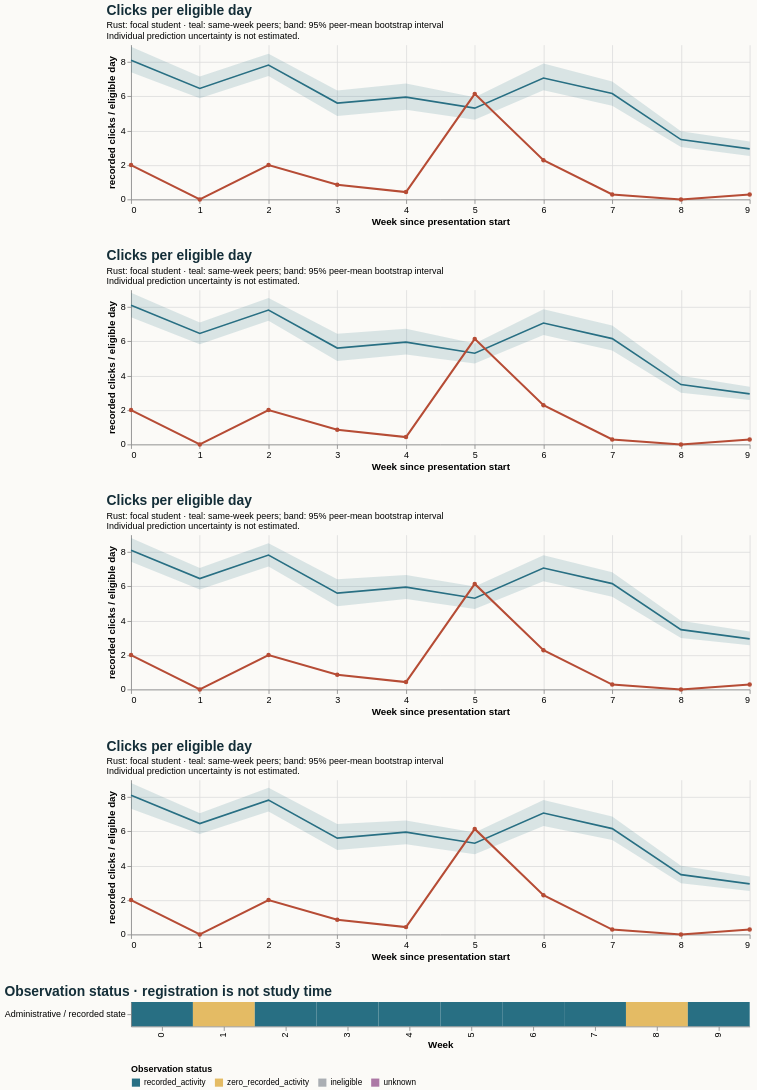

Express this chart as Vega-Lite.
### Vega-Lite specification from a JSON file in a GitHub repository (floating-point values rounded to 4 significant figures)
{"$schema": "https://vega.github.io/schema/vega-lite/v5.20.1.json", "config": {"axis": {"labelFontSize": 11, "titleFontSize": 12}, "background": "#fbfaf7", "font": "sans-serif", "title": {"anchor": "start", "color": "#142e38", "fontSize": 17, "subtitleFontSize": 11}, "view": {"continuousHeight": 300, "continuousWidth": 300, "stroke": null}}, "datasets": {"data-14bbdbaba632130fa4aecacc7265b737": [{"end_day": 6, "focal_value": 2.0, "peer_ci_high": 8.816, "peer_ci_low": 7.425, "peer_mean": 8.1, "peer_observations": 1159, "peer_people": 1159, "reference": "early_stage", "unit": "recorded clicks / eligible day", "week": 0}, {"end_day": 13, "focal_value": 0.0, "peer_ci_high": 7.068, "peer_ci_low": 5.81, "peer_mean": 6.456, "peer_observations": 1151, "peer_people": 1151, "reference": "early_stage", "unit": "recorded clicks / eligible day", "week": 1}, {"end_day": 20, "focal_value": 2.0, "peer_ci_high": 8.511, "peer_ci_low": 7.156, "peer_mean": 7.819, "peer_observations": 1133, "peer_people": 1133, "reference": "early_stage", "unit": "recorded clicks / eligible day", "week": 2}, {"end_day": 27, "focal_value": 0.8571, "peer_ci_high": 6.408, "peer_ci_low": 4.843, "peer_mean": 5.608, "peer_observations": 1125, "peer_people": 1125, "reference": "early_stage", "unit": "recorded clicks / eligible day", "week": 3}, {"end_day": 34, "focal_value": 0.4286, "peer_ci_high": 6.668, "peer_ci_low": 5.257, "peer_mean": 5.954, "peer_observations": 1088, "peer_people": 1088, "reference": "early_stage", "unit": "recorded clicks / eligible day", "week": 4}, {"end_day": 41, "focal_value": 6.143, "peer_ci_high": 5.99, "peer_ci_low": 4.683, "peer_mean": 5.31, "peer_observations": 1081, "peer_people": 1081, "reference": "early_stage", "unit": "recorded clicks / eligible day", "week": 5}, {"end_day": 48, "focal_value": 2.286, "peer_ci_high": 7.809, "peer_ci_low": 6.292, "peer_mean": 7.065, "peer_observations": 1070, "peer_people": 1070, "reference": "early_stage", "unit": "recorded clicks / eligible day", "week": 6}, {"end_day": 55, "focal_value": 0.2857, "peer_ci_high": 6.821, "peer_ci_low": 5.399, "peer_mean": 6.16, "peer_observations": 1054, "peer_people": 1054, "reference": "early_stage", "unit": "recorded clicks / eligible day", "week": 7}, {"end_day": 62, "focal_value": 0.0, "peer_ci_high": 4.0, "peer_ci_low": 2.991, "peer_mean": 3.483, "peer_observations": 1044, "peer_people": 1044, "reference": "early_stage", "unit": "recorded clicks / eligible day", "week": 8}, {"end_day": 69, "focal_value": 0.2857, "peer_ci_high": 3.366, "peer_ci_low": 2.568, "peer_mean": 2.943, "peer_observations": 1027, "peer_people": 1027, "reference": "early_stage", "unit": "recorded clicks / eligible day", "week": 9}], "data-3f200d16b545f04cb5c403bc9452567c": [{"end_day": 6, "focal_value": 2.0, "peer_ci_high": 8.827, "peer_ci_low": 7.397, "peer_mean": 8.1, "peer_observations": 1159, "peer_people": 1159, "reference": "course", "unit": "recorded clicks / eligible day", "week": 0}, {"end_day": 13, "focal_value": 0.0, "peer_ci_high": 7.1, "peer_ci_low": 5.835, "peer_mean": 6.456, "peer_observations": 1151, "peer_people": 1151, "reference": "course", "unit": "recorded clicks / eligible day", "week": 1}, {"end_day": 20, "focal_value": 2.0, "peer_ci_high": 8.515, "peer_ci_low": 7.199, "peer_mean": 7.819, "peer_observations": 1133, "peer_people": 1133, "reference": "course", "unit": "recorded clicks / eligible day", "week": 2}, {"end_day": 27, "focal_value": 0.8571, "peer_ci_high": 6.443, "peer_ci_low": 4.851, "peer_mean": 5.608, "peer_observations": 1125, "peer_people": 1125, "reference": "course", "unit": "recorded clicks / eligible day", "week": 3}, {"end_day": 34, "focal_value": 0.4286, "peer_ci_high": 6.734, "peer_ci_low": 5.232, "peer_mean": 5.954, "peer_observations": 1088, "peer_people": 1088, "reference": "course", "unit": "recorded clicks / eligible day", "week": 4}, {"end_day": 41, "focal_value": 6.143, "peer_ci_high": 5.879, "peer_ci_low": 4.708, "peer_mean": 5.31, "peer_observations": 1081, "peer_people": 1081, "reference": "course", "unit": "recorded clicks / eligible day", "week": 5}, {"end_day": 48, "focal_value": 2.286, "peer_ci_high": 7.873, "peer_ci_low": 6.373, "peer_mean": 7.065, "peer_observations": 1070, "peer_people": 1070, "reference": "course", "unit": "recorded clicks / eligible day", "week": 6}, {"end_day": 55, "focal_value": 0.2857, "peer_ci_high": 6.92, "peer_ci_low": 5.471, "peer_mean": 6.16, "peer_observations": 1054, "peer_people": 1054, "reference": "course", "unit": "recorded clicks / eligible day", "week": 7}, {"end_day": 62, "focal_value": 0.0, "peer_ci_high": 4.002, "peer_ci_low": 3.003, "peer_mean": 3.483, "peer_observations": 1044, "peer_people": 1044, "reference": "course", "unit": "recorded clicks / eligible day", "week": 8}, {"end_day": 69, "focal_value": 0.2857, "peer_ci_high": 3.356, "peer_ci_low": 2.586, "peer_mean": 2.943, "peer_observations": 1027, "peer_people": 1027, "reference": "course", "unit": "recorded clicks / eligible day", "week": 9}], "data-4488dd9c4aa2501051630b1e9a12990b": [{"end_day": 6, "focal_value": 2.0, "peer_ci_high": 8.884, "peer_ci_low": 7.403, "peer_mean": 8.1, "peer_observations": 1159, "peer_people": 1159, "reference": "course", "unit": "recorded clicks / eligible day", "week": 0}, {"end_day": 13, "focal_value": 0.0, "peer_ci_high": 7.155, "peer_ci_low": 5.883, "peer_mean": 6.456, "peer_observations": 1151, "peer_people": 1151, "reference": "course", "unit": "recorded clicks / eligible day", "week": 1}, {"end_day": 20, "focal_value": 2.0, "peer_ci_high": 8.479, "peer_ci_low": 7.188, "peer_mean": 7.819, "peer_observations": 1133, "peer_people": 1133, "reference": "course", "unit": "recorded clicks / eligible day", "week": 2}, {"end_day": 27, "focal_value": 0.8571, "peer_ci_high": 6.34, "peer_ci_low": 4.85, "peer_mean": 5.608, "peer_observations": 1125, "peer_people": 1125, "reference": "course", "unit": "recorded clicks / eligible day", "week": 3}, {"end_day": 34, "focal_value": 0.4286, "peer_ci_high": 6.751, "peer_ci_low": 5.221, "peer_mean": 5.954, "peer_observations": 1088, "peer_people": 1088, "reference": "course", "unit": "recorded clicks / eligible day", "week": 4}, {"end_day": 41, "focal_value": 6.143, "peer_ci_high": 5.94, "peer_ci_low": 4.634, "peer_mean": 5.31, "peer_observations": 1081, "peer_people": 1081, "reference": "course", "unit": "recorded clicks / eligible day", "week": 5}, {"end_day": 48, "focal_value": 2.286, "peer_ci_high": 7.906, "peer_ci_low": 6.359, "peer_mean": 7.065, "peer_observations": 1070, "peer_people": 1070, "reference": "course", "unit": "recorded clicks / eligible day", "week": 6}, {"end_day": 55, "focal_value": 0.2857, "peer_ci_high": 6.868, "peer_ci_low": 5.454, "peer_mean": 6.16, "peer_observations": 1054, "peer_people": 1054, "reference": "course", "unit": "recorded clicks / eligible day", "week": 7}, {"end_day": 62, "focal_value": 0.0, "peer_ci_high": 3.963, "peer_ci_low": 3.046, "peer_mean": 3.483, "peer_observations": 1044, "peer_people": 1044, "reference": "course", "unit": "recorded clicks / eligible day", "week": 8}, {"end_day": 69, "focal_value": 0.2857, "peer_ci_high": 3.371, "peer_ci_low": 2.531, "peer_mean": 2.943, "peer_observations": 1027, "peer_people": 1027, "reference": "course", "unit": "recorded clicks / eligible day", "week": 9}], "data-bf42056927d074182c1365a234cf8abf": [{"eligible_days": 7.0, "end_day": 6, "logging_completeness": "unknown", "observation_status": "recorded_activity", "row": "Administrative / recorded state", "score_status": "withheld_release_time_unknown", "start_day": 0, "value": 2.0, "week": 0}, {"eligible_days": 7.0, "end_day": 13, "logging_completeness": "unknown", "observation_status": "zero_recorded_activity", "row": "Administrative / recorded state", "score_status": "withheld_release_time_unknown", "start_day": 7, "value": 0.0, "week": 1}, {"eligible_days": 7.0, "end_day": 20, "logging_completeness": "unknown", "observation_status": "recorded_activity", "row": "Administrative / recorded state", "score_status": "withheld_release_time_unknown", "start_day": 14, "value": 2.0, "week": 2}, {"eligible_days": 7.0, "end_day": 27, "logging_completeness": "unknown", "observation_status": "recorded_activity", "row": "Administrative / recorded state", "score_status": "withheld_release_time_unknown", "start_day": 21, "value": 0.8571, "week": 3}, {"eligible_days": 7.0, "end_day": 34, "logging_completeness": "unknown", "observation_status": "recorded_activity", "row": "Administrative / recorded state", "score_status": "withheld_release_time_unknown", "start_day": 28, "value": 0.4286, "week": 4}, {"eligible_days": 7.0, "end_day": 41, "logging_completeness": "unknown", "observation_status": "recorded_activity", "row": "Administrative / recorded state", "score_status": "withheld_release_time_unknown", "start_day": 35, "value": 6.143, "week": 5}, {"eligible_days": 7.0, "end_day": 48, "logging_completeness": "unknown", "observation_status": "recorded_activity", "row": "Administrative / recorded state", "score_status": "withheld_release_time_unknown", "start_day": 42, "value": 2.286, "week": 6}, {"eligible_days": 7.0, "end_day": 55, "logging_completeness": "unknown", "observation_status": "recorded_activity", "row": "Administrative / recorded state", "score_status": "withheld_release_time_unknown", "start_day": 49, "value": 0.2857, "week": 7}, {"eligible_days": 7.0, "end_day": 62, "logging_completeness": "unknown", "observation_status": "zero_recorded_activity", "row": "Administrative / recorded state", "score_status": "withheld_release_time_unknown", "start_day": 56, "value": 0.0, "week": 8}, {"eligible_days": 7.0, "end_day": 69, "logging_completeness": "unknown", "observation_status": "recorded_activity", "row": "Administrative / recorded state", "score_status": "withheld_release_time_unknown", "start_day": 63, "value": 0.2857, "week": 9}], "data-f24812a7b604b13dfa8a0024ba2ad8fa": [{"end_day": 6, "focal_value": 2.0, "peer_ci_high": 8.816, "peer_ci_low": 7.311, "peer_mean": 8.1, "peer_observations": 1159, "peer_people": 1159, "reference": "early_stage", "unit": "recorded clicks / eligible day", "week": 0}, {"end_day": 13, "focal_value": 0.0, "peer_ci_high": 7.056, "peer_ci_low": 5.852, "peer_mean": 6.456, "peer_observations": 1151, "peer_people": 1151, "reference": "early_stage", "unit": "recorded clicks / eligible day", "week": 1}, {"end_day": 20, "focal_value": 2.0, "peer_ci_high": 8.538, "peer_ci_low": 7.149, "peer_mean": 7.819, "peer_observations": 1133, "peer_people": 1133, "reference": "early_stage", "unit": "recorded clicks / eligible day", "week": 2}, {"end_day": 27, "focal_value": 0.8571, "peer_ci_high": 6.433, "peer_ci_low": 4.922, "peer_mean": 5.608, "peer_observations": 1125, "peer_people": 1125, "reference": "early_stage", "unit": "recorded clicks / eligible day", "week": 3}, {"end_day": 34, "focal_value": 0.4286, "peer_ci_high": 6.627, "peer_ci_low": 5.254, "peer_mean": 5.954, "peer_observations": 1088, "peer_people": 1088, "reference": "early_stage", "unit": "recorded clicks / eligible day", "week": 4}, {"end_day": 41, "focal_value": 6.143, "peer_ci_high": 5.927, "peer_ci_low": 4.669, "peer_mean": 5.31, "peer_observations": 1081, "peer_people": 1081, "reference": "early_stage", "unit": "recorded clicks / eligible day", "week": 5}, {"end_day": 48, "focal_value": 2.286, "peer_ci_high": 7.823, "peer_ci_low": 6.308, "peer_mean": 7.065, "peer_observations": 1070, "peer_people": 1070, "reference": "early_stage", "unit": "recorded clicks / eligible day", "week": 6}, {"end_day": 55, "focal_value": 0.2857, "peer_ci_high": 6.87, "peer_ci_low": 5.497, "peer_mean": 6.16, "peer_observations": 1054, "peer_people": 1054, "reference": "early_stage", "unit": "recorded clicks / eligible day", "week": 7}, {"end_day": 62, "focal_value": 0.0, "peer_ci_high": 3.998, "peer_ci_low": 2.984, "peer_mean": 3.483, "peer_observations": 1044, "peer_people": 1044, "reference": "early_stage", "unit": "recorded clicks / eligible day", "week": 8}, {"end_day": 69, "focal_value": 0.2857, "peer_ci_high": 3.38, "peer_ci_low": 2.532, "peer_mean": 2.943, "peer_observations": 1027, "peer_people": 1027, "reference": "early_stage", "unit": "recorded clicks / eligible day", "week": 9}]}, "resolve": {"scale": {"color": "independent"}}, "spacing": 28, "vconcat": [{"data": {"name": "data-4488dd9c4aa2501051630b1e9a12990b"}, "height": 190, "layer": [{"encoding": {"x": {"axis": {"tickMinStep": 1}, "field": "week", "title": "Week since presentation start", "type": "quantitative"}, "y": {"field": "peer_ci_low", "scale": {"zero": true}, "title": "recorded clicks / eligible day", "type": "quantitative"}, "y2": {"field": "peer_ci_high"}}, "mark": {"color": "#286f83", "opacity": 0.16, "type": "area"}}, {"encoding": {"tooltip": [{"field": "week", "type": "quantitative"}, {"field": "peer_mean", "type": "quantitative"}, {"field": "peer_people", "type": "quantitative"}, {"field": "peer_observations", "type": "quantitative"}], "x": {"field": "week", "type": "quantitative"}, "y": {"field": "peer_mean", "type": "quantitative"}}, "mark": {"color": "#286f83", "strokeWidth": 2, "type": "line"}}, {"encoding": {"tooltip": [{"field": "week", "type": "quantitative"}, {"field": "focal_value", "type": "quantitative"}], "x": {"field": "week", "type": "quantitative"}, "y": {"field": "focal_value", "type": "quantitative"}}, "mark": {"color": "#b64c35", "point": {"color": "#b64c35"}, "strokeWidth": 2.5, "type": "line"}}], "title": {"subtitle": ["Rust: focal student · teal: same-week peers; band: 95% peer-mean bootstrap interval", "Individual prediction uncertainty is not estimated."], "text": "Clicks per eligible day"}, "width": 760}, {"data": {"name": "data-3f200d16b545f04cb5c403bc9452567c"}, "height": 190, "layer": [{"encoding": {"x": {"axis": {"tickMinStep": 1}, "field": "week", "title": "Week since presentation start", "type": "quantitative"}, "y": {"field": "peer_ci_low", "scale": {"zero": true}, "title": "recorded clicks / eligible day", "type": "quantitative"}, "y2": {"field": "peer_ci_high"}}, "mark": {"color": "#286f83", "opacity": 0.16, "type": "area"}}, {"encoding": {"tooltip": [{"field": "week", "type": "quantitative"}, {"field": "peer_mean", "type": "quantitative"}, {"field": "peer_people", "type": "quantitative"}, {"field": "peer_observations", "type": "quantitative"}], "x": {"field": "week", "type": "quantitative"}, "y": {"field": "peer_mean", "type": "quantitative"}}, "mark": {"color": "#286f83", "strokeWidth": 2, "type": "line"}}, {"encoding": {"tooltip": [{"field": "week", "type": "quantitative"}, {"field": "focal_value", "type": "quantitative"}], "x": {"field": "week", "type": "quantitative"}, "y": {"field": "focal_value", "type": "quantitative"}}, "mark": {"color": "#b64c35", "point": {"color": "#b64c35"}, "strokeWidth": 2.5, "type": "line"}}], "title": {"subtitle": ["Rust: focal student · teal: same-week peers; band: 95% peer-mean bootstrap interval", "Individual prediction uncertainty is not estimated."], "text": "Clicks per eligible day"}, "width": 760}, {"data": {"name": "data-14bbdbaba632130fa4aecacc7265b737"}, "height": 190, "layer": [{"encoding": {"x": {"axis": {"tickMinStep": 1}, "field": "week", "title": "Week since presentation start", "type": "quantitative"}, "y": {"field": "peer_ci_low", "scale": {"zero": true}, "title": "recorded clicks / eligible day", "type": "quantitative"}, "y2": {"field": "peer_ci_high"}}, "mark": {"color": "#286f83", "opacity": 0.16, "type": "area"}}, {"encoding": {"tooltip": [{"field": "week", "type": "quantitative"}, {"field": "peer_mean", "type": "quantitative"}, {"field": "peer_people", "type": "quantitative"}, {"field": "peer_observations", "type": "quantitative"}], "x": {"field": "week", "type": "quantitative"}, "y": {"field": "peer_mean", "type": "quantitative"}}, "mark": {"color": "#286f83", "strokeWidth": 2, "type": "line"}}, {"encoding": {"tooltip": [{"field": "week", "type": "quantitative"}, {"field": "focal_value", "type": "quantitative"}], "x": {"field": "week", "type": "quantitative"}, "y": {"field": "focal_value", "type": "quantitative"}}, "mark": {"color": "#b64c35", "point": {"color": "#b64c35"}, "strokeWidth": 2.5, "type": "line"}}], "title": {"subtitle": ["Rust: focal student · teal: same-week peers; band: 95% peer-mean bootstrap interval", "Individual prediction uncertainty is not estimated."], "text": "Clicks per eligible day"}, "width": 760}, {"data": {"name": "data-f24812a7b604b13dfa8a0024ba2ad8fa"}, "height": 190, "layer": [{"encoding": {"x": {"axis": {"tickMinStep": 1}, "field": "week", "title": "Week since presentation start", "type": "quantitative"}, "y": {"field": "peer_ci_low", "scale": {"zero": true}, "title": "recorded clicks / eligible day", "type": "quantitative"}, "y2": {"field": "peer_ci_high"}}, "mark": {"color": "#286f83", "opacity": 0.16, "type": "area"}}, {"encoding": {"tooltip": [{"field": "week", "type": "quantitative"}, {"field": "peer_mean", "type": "quantitative"}, {"field": "peer_people", "type": "quantitative"}, {"field": "peer_observations", "type": "quantitative"}], "x": {"field": "week", "type": "quantitative"}, "y": {"field": "peer_mean", "type": "quantitative"}}, "mark": {"color": "#286f83", "strokeWidth": 2, "type": "line"}}, {"encoding": {"tooltip": [{"field": "week", "type": "quantitative"}, {"field": "focal_value", "type": "quantitative"}], "x": {"field": "week", "type": "quantitative"}, "y": {"field": "focal_value", "type": "quantitative"}}, "mark": {"color": "#b64c35", "point": {"color": "#b64c35"}, "strokeWidth": 2.5, "type": "line"}}], "title": {"subtitle": ["Rust: focal student · teal: same-week peers; band: 95% peer-mean bootstrap interval", "Individual prediction uncertainty is not estimated."], "text": "Clicks per eligible day"}, "width": 760}, {"data": {"name": "data-bf42056927d074182c1365a234cf8abf"}, "encoding": {"color": {"field": "observation_status", "legend": {"labelLimit": 260, "orient": "bottom"}, "scale": {"domain": ["recorded_activity", "zero_recorded_activity", "ineligible", "unknown"], "range": ["#286f83", "#e4bb64", "#aaaeb3", "#ac78a5"]}, "title": "Observation status", "type": "nominal"}, "tooltip": [{"field": "week", "type": "quantitative"}, {"field": "eligible_days", "type": "quantitative"}, {"field": "observation_status", "type": "nominal"}, {"field": "logging_completeness", "type": "nominal"}], "x": {"field": "week", "title": "Week", "type": "ordinal"}, "y": {"field": "row", "title": null, "type": "nominal"}}, "height": 30, "mark": {"type": "rect"}, "title": "Observation status · registration is not study time", "width": 760}]}
